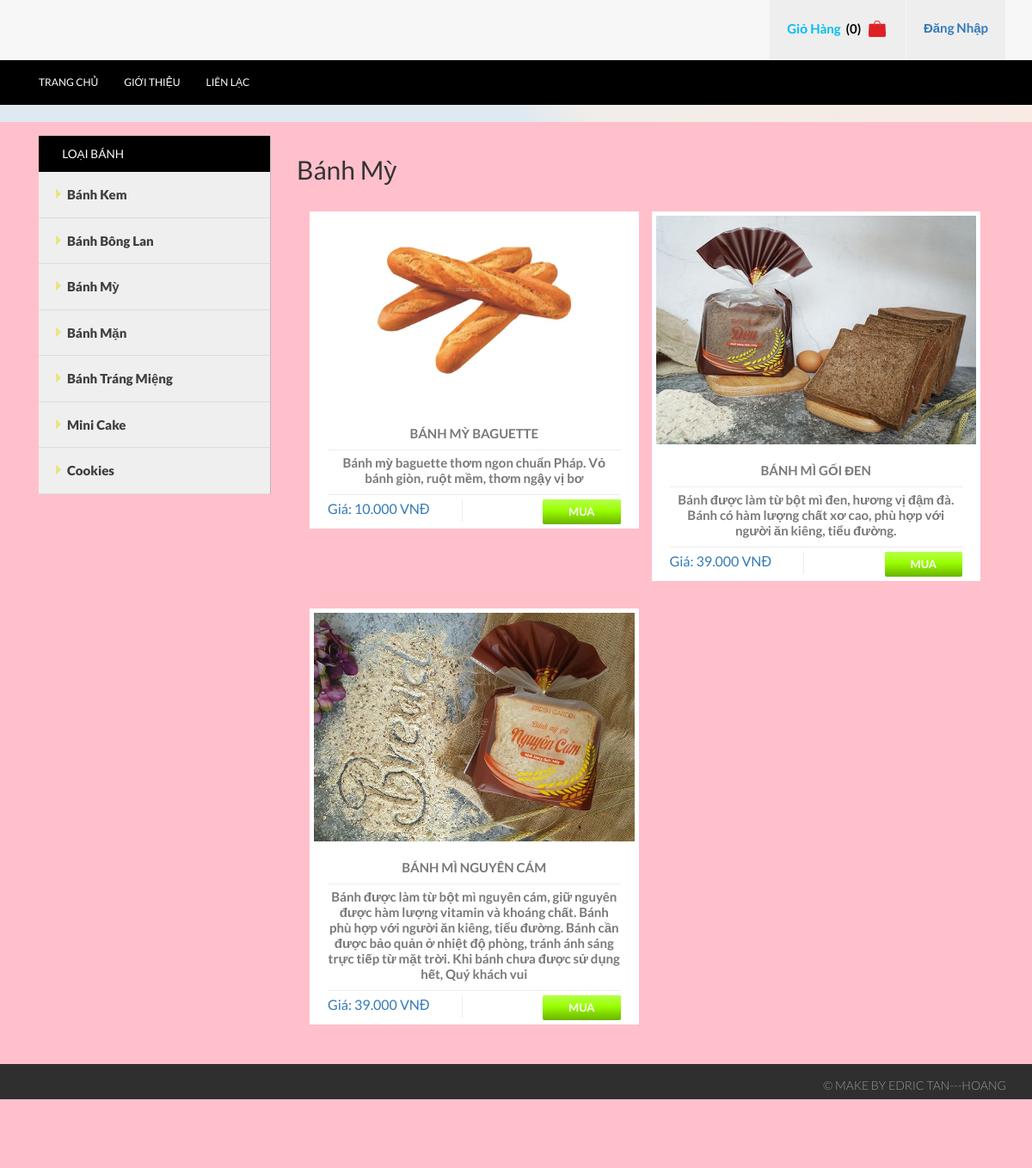
/index.php?c=2&id=21, run on the app's committed database.
### tables this page shows
CREATE TABLE `loaisanpham` (
  `MaLoaiSanPham` int(11) NOT NULL,
  `TenLoaiSanPham` varchar(45) NOT NULL,
  `BiXoa` tinyint(4) NOT NULL DEFAULT 0,
  `GioiThieu` varchar(255) DEFAULT NULL,
  `HinhURL` varchar(255) DEFAULT NULL
);

CREATE TABLE `sanpham` (
  `MaSanPham` int(11) NOT NULL,
  `TenSanPham` varchar(100) NOT NULL,
  `MaLoaiSanPham` int(11) NOT NULL,
  `Gia` int(11) NOT NULL,
  `SoLuongTon` int(11) DEFAULT NULL,
  `SoLuongBan` int(11) DEFAULT 0,
  `SoLuotXem` int(11) DEFAULT 0,
  `NgayNhap` datetime DEFAULT NULL,
  `BiXoa` tinyint(4) NOT NULL DEFAULT 0,
  `GioiThieu` varchar(255) DEFAULT NULL,
  `MoTa` longtext DEFAULT NULL,
  `HinhURL` varchar(255) DEFAULT NULL,
  `HinhURL2` varchar(255) DEFAULT NULL
);

### libs/DataProvider.php (called while the page is built, shortened)
<?php
    class DataProvider {
        public static function ExecuteQuery($sql)
        {
            $connection = mysqli_connect('localhost','root','','nhtcsdlcuahang') or
                die ("Couldn't connect to database");
            mysqli_query($connection, "set names 'utf8'");
            $result = mysqli_query($connection, $sql);
            return $result;
        }
    }
?>

### pages/pTemplates/tProductShortInfo.php (the view)
<div class="col-md-6 top_grid1-box1">
    <div class="grid_1 text-center">
        <a href="index.php?c=3&id=<?= $MaSanPham; ?>">
            <div class="b-link-stroke b-animate-go  thickbox">
            <img src="images/sanpham/<?php echo $HinhURL; ?>" class="img-responsive" alt=""/> </div>
            <div class="grid_2">
            <p class="top_grid1-box1-pdName"><?php echo $TenSanPham; ?></p>
            <p><?php echo $GioiThieu; ?></p>
        </a>
        <ul class="grid_2-bottom">
            <a href="index.php?c=3&id=<?= $MaSanPham; ?>">
                <li class="grid_2-left">
                    Giá: <?php echo number_format($Gia,0,",","."); ?> VNĐ</p>
                </li>
            </a>
            <li class="grid_2-right">
                <a href="index.php?c=105&id=<?= $MaSanPham; ?>">
                    <div class="btn btn-success btn-normal btn-inline " target="_self" title="Get It">Mua</div>
                </a>
            </li>
            <div class="clearfix"> </div>
        </ul>
        </div>
    </div>
</div>

### modules/mLeftSide.php
<div class="col-md-3 sidebar_box">
    <div class="sidebar">
        <div class="menu_box">
            <h3 class="menu_head" style="background-color: black">Loại Bánh</h3>
            <ul class="menu">
            <?php
                $sql = "SELECT MaLoaiSanPham, TenLoaiSanPham FROM loaisanpham WHERE BiXoa = 0";
                $result = DataProvider::ExecuteQuery($sql);
                while($row = mysqli_fetch_array($result)){
                    ?>
                        <li class="item">
                            <a href="index.php?c=2&id=<?php echo $row['MaLoaiSanPham']; ?>">
                                <img class="arrow-img" src="images/f_menu.png" alt=""/><?php echo $row["TenLoaiSanPham"]; ?>
                            </a>
                        </li>
                    <?php
                }
            ?>
            </ul>
        </div>
    </div>
</div>

### pages/pTypeProducts.php
<?php
    $id = 1;
    if(isset($_GET["id"])){
        $id = $_GET["id"];
    }
    $sql = "SELECT TenLoaiSanPham FROM LoaiSanPham WHERE MaLoaiSanPham = '".$id."'";
    $result = DataProvider::ExecuteQuery($sql);
    echo "<h2>". mysqli_fetch_array($result)[0] ."</h2>";
    $sql = "SELECT MaSanPham, TenSanPham, HinhURL, Gia, GioiThieu FROM SanPham WHERE BiXoa = 0 AND MaLoaiSanPham = '".$id."'";
    $result = DataProvider::ExecuteQuery($sql);
    $i=0;
    while($row = mysqli_fetch_array($result)){
        $i++;
        if($i===1) echo "<div class='top_grid2'>";
        $HinhURL = $row["HinhURL"];
        $TenSanPham = $row["TenSanPham"];
        $Gia = $row["Gia"];
        $MaSanPham = $row["MaSanPham"];
        $GioiThieu = $row["GioiThieu"];
        include("pages/pTemplates/tProductShortInfo.php");
        if($i===2){
            $i=0;
            echo "</div>";
            echo "<div class='clearfix'> </div>";
        }
    }
?>

### css/style.css (style rules this page uses)
h4, h5, h6, h1, h2, h3 { margin-top: 0; }
ul, ol { margin: 0; }
p { margin: 0; }
html, body { font-family: 'Lato', sans-serif; font-size: 100%; background:#fff; }
body a { transition: 0.5s all; -webkit-transition: 0.5s all; -o-transition: 0.5s all; -ms-transition: 0.5s all; -moz-transition: 0.5s all; }
h3.menu_head { background:#00BFF0; padding:1em 0 1em 2em; color: #fff; text-transform: uppercase; font-size: 0.85em; margin: 0; }
.sidebar_box { padding-right:0; border-right: 1px solid #B8B8B8; }
.menu { width: auto; height: auto; padding: 0; margin:0; list-style: none; background: #efefef; }
ul { padding: 0; list-style: none; }
.menu > li > a { width: 100%; line-height: 3.5em; text-indent: 1.2em; display: block; position: relative; color: #3e3f3f; font-size:15px; text-decoration:none; border-bottom: 1px solid #ddd; font-weight:800; }
.menu > li > a img { vertical-align: baseline; margin-right: 5px; }
.b-link-stroke { position:relative; display:inline-block; vertical-align:top; font-weight: 300; overflow:hidden; margin-bottom: 5px; }
.b-animate-go { text-decoration:none; }
.grid_1 { background:#fff; border:5px solid #fff; }
.grid_2 { padding:1em 1em 0; }
.grid_2 p { font: 600 15px/15px 'Lato', sans-serif; color: #797979; line-height: 1.2em; border-bottom: 1px solid #ECECEC; padding-bottom: 10px; margin-bottom: 5px; }
ul.grid_2-bottom { padding:0; margin:0; list-style:none; }
ul.grid_2-bottom li.grid_2-left { float: left; border-right: 1px solid #ECECEC; padding-right: 11%; }
ul.grid_2-bottom li.grid_2-right { float:right; }
.btn.btn-success { font:700 13px/13px 'Lato', sans-serif; font-style: normal; text-shadow: none; text-transform:uppercase; color: #FFF; padding:8px 30px; position: relative; letter-spacing: 0; background: transparent; border-radius: 0; box-shadow: none; border: none; outline: none; border-radius: 0; z-index: 1; overflow: hidden; -webkit-transition: all 0.4s ease; -moz-transition: all 0.4s ease; -o-transition: all 0.4s ease; transition: all 0.4s ease; border-radius:2px; }
.btn { display: inline-block; padding: 4px 12px; margin-bottom: 0; font-size: 14px; text-align: center; vertical-align: middle; cursor: pointer; color: #333; text-shadow:1px 1px 0px #cccccc; border: 1px solid #ccc; border-bottom-color: #b3b3b3; }
.btn-success { color: #fff; }
.btn.btn-success:before { content: ""; position: absolute; width: 0; height: 100%; bottom: 0; right: 0; top: 0; z-index: -1; border-radius: 0; background: #6bb300; background: -moz-linear-gradient(top, #6bb300 0%, #99ff00 56%, #b8ff4d 100%); background: -webkit-gradient(linear, left top, left bottom, color-stop(0%,#6bb300), color-stop(56%,#99ff00), color-stop(100%,#b8ff4d)); background: -webkit-linear-gradient(top, #6bb300 0%, #99ff00 56%, #b8ff4d 100%); background: -o-linear-gradient(top, #6bb300 0%, #99ff00 56%, #b8ff4d 100%); background: -ms-linear-gradient(top, #6bb300 0%, #99ff00 56%, #b8ff4d 100%); background: linear-gradient(to bottom, #6bb300 0%, #99ff00 56%, #b8ff4d 100%); filter: progid:DXImageTransform.Microsoft.gradient( startColorstr='#b0191e', endColorstr='#e2393e',GradientType=0 ); -webkit-transition: all 0.4s ease; -moz-transition: all 0.4s ease; -o-transition: all 0.4s ease; transition: all 0.4s ease; }
.btn.btn-success:after { content: ""; position: absolute; width: 100%; height: 100%; bottom: 0; left: 0; border-radius: 0; background: #b8ff4d; background: -moz-linear-gradient(top, #b8ff4d 0%, #99ff00 44%, #6bb300 100%); background: -webkit-gradient(linear, left top, left bottom, color-stop(0%,#b8ff4d), color-stop(44%,#99ff00), color-stop(100%,#6bb300)); background: -webkit-linear-gradient(top, #b8ff4d 0%, #99ff00 44%, #6bb300 100%); background: -o-linear-gradient(top, #b8ff4d 0%, #99ff00 44%, #6bb300 100%); background: -ms-linear-gradient(top, #b8ff4d 0%, #99ff00 44%, #6bb300 100%); background: linear-gradient(to bottom, #b8ff4d 0%, #99ff00 44%, #6bb300 100%); filter: progid:DXImageTransform.Microsoft.gradient( startColorstr='#e2393e', endColorstr='#b0191e',GradientType=0 ); z-index: -2; -webkit-transition: all 0.4s ease; -moz-transition: all 0.4s ease; -o-transition: all 0.4s ease; transition: all 0.4s ease; }
.top_grid1-box1 { padding-right:0; }
.top_grid2 { margin-top:2em; }

### data on the page
loaisanpham: TenLoaiSanPham "Bánh Kem"
loaisanpham: TenLoaiSanPham "Bánh Bông Lan"
loaisanpham: TenLoaiSanPham "Bánh Mỳ"
loaisanpham: TenLoaiSanPham "Bánh Mặn"
loaisanpham: TenLoaiSanPham "Bánh Tráng Miệng"
loaisanpham: TenLoaiSanPham "Mini Cake"
loaisanpham: TenLoaiSanPham "Cookies"
sanpham: HinhURL (picture), TenSanPham "BÁNH MỲ BAGUETTE", GioiThieu "Bánh mỳ baguette thơm ngon chuẩn Pháp. Vỏ bánh giòn, ruột mềm, thơm ngậy vị bơ", Gia "10.000"
sanpham: HinhURL (picture), TenSanPham "BÁNH MÌ GỐI ĐEN", GioiThieu "Bánh được làm từ bột mì đen, hương vị đậm đà. Bánh có hàm lượng chất xơ cao, phù hợp với người ăn kiêng, tiểu đường.", Gia "39.000"
sanpham: HinhURL (picture), TenSanPham "BÁNH MÌ NGUYÊN CÁM", GioiThieu "Bánh được làm từ bột mì nguyên cám, giữ nguyên được hàm lượng vitamin và khoáng chất. Bánh phù hợp với người ăn kiêng, tiểu đường. Bánh cần được bảo quản ở nhiệt độ phòng, tránh ánh sáng trực tiếp từ mặt trời. Khi bánh chưa được sử dụng hết, Quý khách vui", Gia "39.000"

### other printed values
count($gioHang->arrSanPham) "0"
